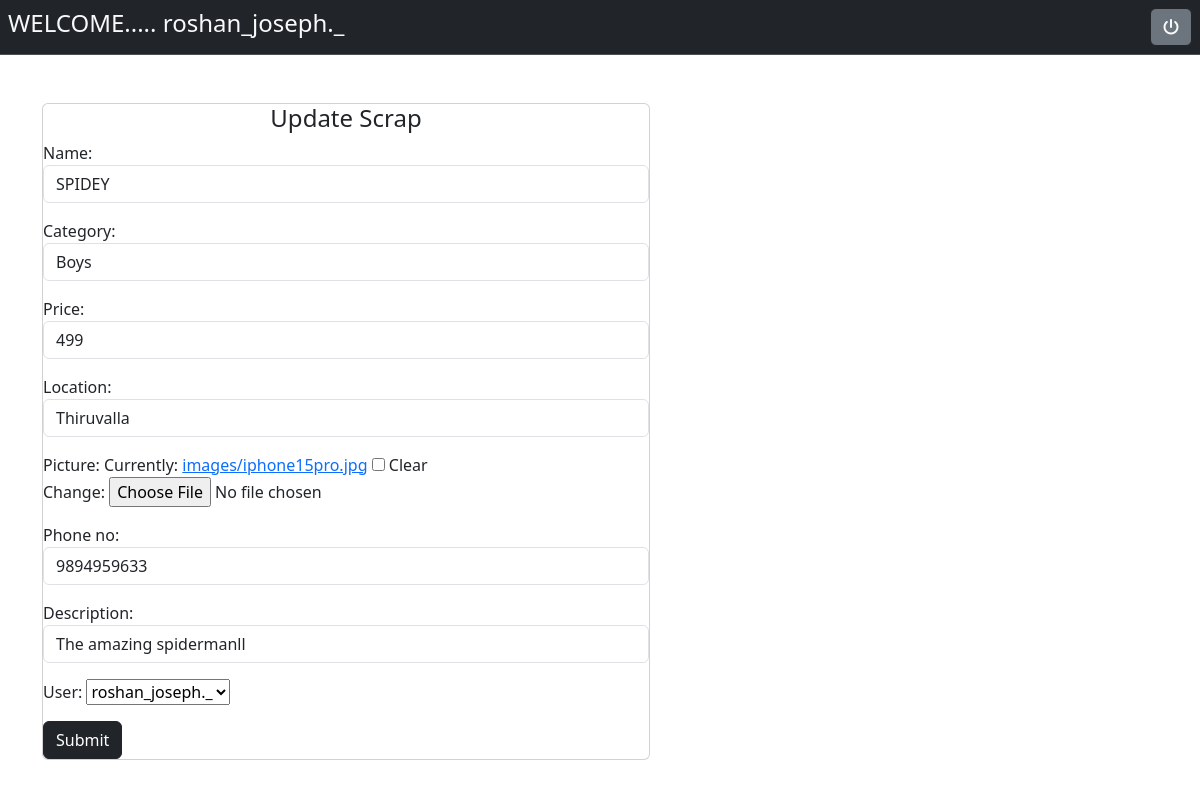
The page /scrap/17/update (signed in) on the database its author committed.
### scrapbox/models.py (models this page shows, shortened)
class Scrapbox(models.Model):
    name=models.CharField(max_length=200)
    category=models.CharField(max_length=200)
    price=models.IntegerField()
    location=models.CharField(max_length=200)
    picture=models.ImageField(upload_to="images",null=True,blank=True)
    phone_no=models.CharField(max_length=200,null=True)
    description=models.CharField(max_length=500,null=True,blank=True)
    user=models.ForeignKey(User,on_delete=models.CASCADE,null=True)

### scrapbox/views.py (the view, shortened to what this page needs)
# urls.py: path('scrap/<int:pk>/update',views.ScrapUpdateView.as_view(),name="scrap-update"),
@method_decorator(signin_required,name="dispatch")
class ScrapUpdateView(View):
    def get(self,request,*args,**kwargs):
        id=kwargs.get("pk")
        obj=Scrapbox.objects.get(id=id)
        form=ScrapboxForm(instance=obj)
        qs=Scrapbox.objects.get(id=id)
        if form.instance.user==request.user:
            return render(request,"scrapupdate.html",{"form":form})
        else:
            messages.error(request,"Access Denied")
            return render(request,"scrapboxitem_view.html",{"data":qs})

### scrapbox/forms.py
class ScrapboxForm(forms.ModelForm):
    class Meta:
        model=Scrapbox
        exclude=("owner",)
        widgets={
            "name":forms.TextInput(attrs={"class":"form-control"}),
            "category":forms.TextInput(attrs={"class":"form-control"}),
            "price":forms.TextInput(attrs={"class":"form-control"}),
            "location":forms.TextInput(attrs={"class":"form-control"}),
            "phone_no":forms.TextInput(attrs={"class":"form-control"}),
            "description":forms.TextInput(attrs={"class":"form-control"}),
        }

### scrapbox/views.py (called while the page is built)
def signin_required(fn):
    def wrapper(request,*args,**kwargs):
        if not request.user.is_authenticated:
            messages.error(request,"Sign in required")
            return redirect("signin")
        else:
            return fn(request,*args, **kwargs)
    return wrapper

### scrapbox/templates/scrapupdate.html (shortened to what this page needs)
<!DOCTYPE html>
{%load static%}
<html lang="en">
<head>
    <link rel="stylesheet" href="{%static 'css/updatescrap.css' %}">
    <link rel="stylesheet" href="https://cdnjs.cloudflare.com/ajax/libs/font-awesome/6.4.2/css/all.min.css">
    <link href="https://cdn.jsdelivr.net/npm/bootstrap@5.3.2/dist/css/bootstrap.min.css" rel="stylesheet">
</head>
<body class="body">
    <nav class="navbar bg-dark p-2 text-dark  border-bottom border-body text-dark text-start  " data-bs-theme="dark">
        <div class="col-l-8  text-light  justify-content-center">
            <h4>  WELCOME..... {{request.user}}</h4>
         </div>
        <div class="d-flex justify-content-end">
                <a href="{%url 'signout'%}" class="ms-auto btn btn-info border-dark bg-secondary text-light"  ><i class="fa-solid fa-power-off"></i> </a>
        </div>
    </nav>
    <div class="container mt-5">
        <div class="card" style="width: 38rem; height: auto;">
                <form action="" method="post" enctype="multipart/form-data">
                <h4 class="text-center">Update Scrap</h4>
                {{form.as_p}}
                <button class="btn btn-dark" type="submit">
                    Submit
                </button>
            </form>
        </div>
    </div>
</body>
</html>

### scrapbox/static/css/updatescrap.css (style rules this page uses)
.body { background-color:white }

### rows shown on the page
Scrapbox: name "SPIDEY", category "Boys", price "499", location "Thiruvalla", phone_no "9894959633", description "The amazing spidermanll", user "roshan_joseph._"

### other values the page prints
{{ request.user }} "roshan_joseph._"
